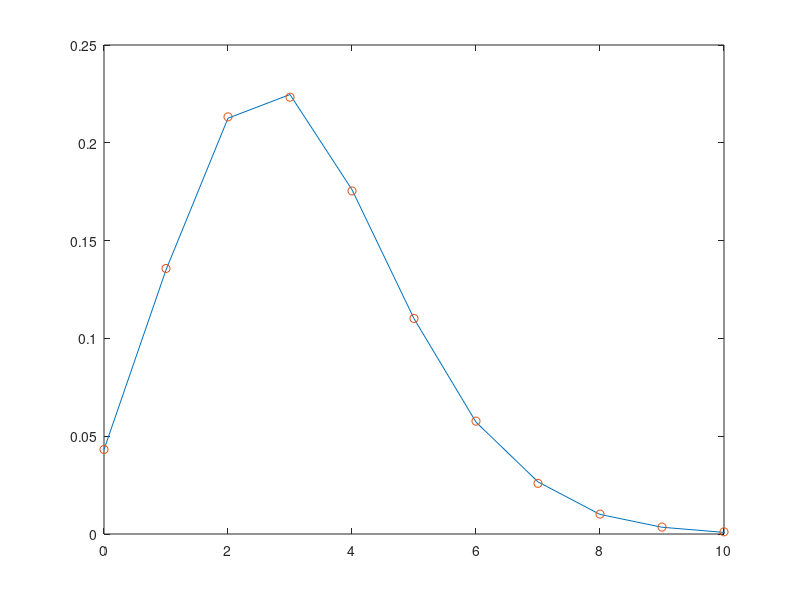

This figure's MATLAB source:
% Test poisson distribution of points in uniform distribution onto a disk
% (2D): lambda = pi*1^2 (mean)
% PDF: lambda^n exp(-lambda) / factorial(n)

NUM_RUNS = 50000;
BBOX_radius = 50;
BBOX_count_max = 4*BBOX_radius^2;
result = zeros(BBOX_count_max+1,1);
for i = 1:NUM_RUNS
    x = -BBOX_radius + 2*BBOX_radius*rand(BBOX_count_max,1);
    y = -BBOX_radius + 2*BBOX_radius*rand(BBOX_count_max,1);
    result(sum(x.^2 + y.^2 < 1)+1) = result(sum(x.^2 + y.^2 < 1)+1) + 1;
end

plot(0:BBOX_count_max, result/NUM_RUNS)
hold on;
plot(0:BBOX_count_max, ...
    ...2*pi*exp(-pi*1^2*(0:BBOX_count_max))...
    (pi).^(0:BBOX_count_max) * exp(-pi)./factorial(0:BBOX_count_max)...
    , 'o');
    
xlim([0, 10])